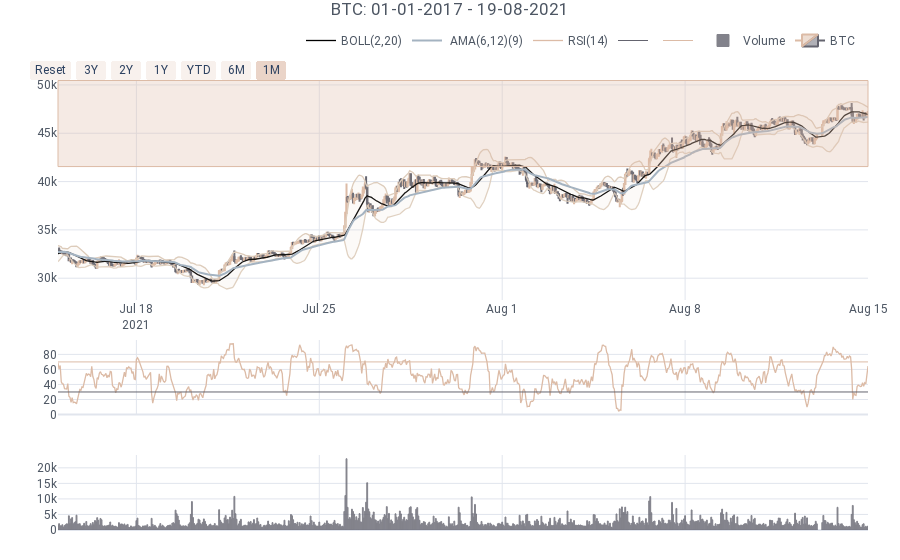

Source (notebook cell):
### Code cell
charts.quant_chart_int(df,start_date,end_date,ticker=symbol,
                       theme='white',auto_start=auto_start,auto_end=auto_end,
                       asPlot=asPlot,showlegend=True,boll_std=2,boll_periods=20,
                       showboll=True,showrsi=True,rsi_periods=14,showama=True,
                       ama_periods=9,showvol=True,show_price_range=True,
                       textangle=60,tags=None)

### Figure 1 — Plotly figure (JSON) as saved in the notebook; plotly's stock layout.template omitted (floating-point values rounded to 4 significant figures; data arrays with more than 128 entries replaced by an {"elided": "..."} marker saying what was removed)
{"data": [{"legendgroup": "BOLL(2,20)", "line": {"color": "rgba(0, 0, 0, 1.0)", "dash": "solid", "shape": "linear", "width": 1.3}, "mode": "lines", "name": "BOLL(2,20)", "showlegend": true, "text": "", "type": "scatter", "x": {"elided": "1000 str values"}, "y": {"elided": "1000 mixed values"}, "yaxis": "y2"}, {"legendgroup": "BOLL(2,20)", "line": {"color": "rgba(221, 204, 187, 1.0)", "dash": "solid", "shape": "linear", "width": 1.3}, "mode": "lines", "name": "UPPER(20)", "showlegend": false, "text": "", "type": "scatter", "x": {"elided": "1000 str values"}, "y": {"elided": "1000 mixed values"}, "yaxis": "y2"}, {"fill": "tonexty", "fillcolor": "rgba(221, 204, 187, 0.1)", "legendgroup": "BOLL(2,20)", "line": {"color": "rgba(221, 204, 187, 0.8999999999999999)", "dash": "solid", "shape": "linear", "width": 1.3}, "mode": "lines", "name": "LOWER(20)", "showlegend": false, "text": "", "type": "scatter", "x": {"elided": "1000 str values"}, "y": {"elided": "1000 mixed values"}, "yaxis": "y2"}, {"line": {"color": "rgba(164, 179, 193, 1.0)", "dash": "solid", "shape": "linear", "width": 2}, "mode": "lines", "name": " AMA(6,12)(9)", "text": "", "type": "scatter", "x": {"elided": "1000 str values"}, "y": {"elided": "1000 mixed values"}, "yaxis": "y2"}, {"line": {"color": "rgba(220, 187, 166, 1.0)", "dash": "solid", "shape": "linear", "width": 1.3}, "mode": "lines", "name": "RSI(14)", "text": "", "type": "scatter", "x": {"elided": "1000 str values"}, "y": {"elided": "1000 mixed values"}, "yaxis": "y3"}, {"line": {"color": "#64646F", "width": 1}, "mode": "lines", "name": "", "text": "", "type": "scatter", "x": {"elided": "1000 str values"}, "y": {"elided": "1000 int values"}, "yaxis": "y3"}, {"line": {"color": "#DCBBA6", "width": 1}, "mode": "lines", "name": "", "text": "", "type": "scatter", "x": {"elided": "1000 str values"}, "y": {"elided": "1000 int values"}, "yaxis": "y3"}, {"legendgroup": "Volume", "marker": {"color": {"elided": "1000 str values"}, "line": {"color": {"elided": "1000 str values"}, "width": 1}}, "name": "Volume", "opacity": 0.8, "orientation": "v", "showlegend": true, "text": "", "type": "bar", "x": {"elided": "1000 str values"}, "y": {"elided": "1000 int values"}, "yaxis": "y4"}, {"close": {"elided": "1000 float values"}, "decreasing": {"line": {"color": "#64646F"}}, "high": {"elided": "1000 float values"}, "increasing": {"line": {"color": "#DCBBA6"}}, "low": {"elided": "1000 float values"}, "name": "BTC", "open": {"elided": "1000 float values"}, "showlegend": true, "type": "candlestick", "x": {"elided": "1000 str values"}, "yaxis": "y2"}], "layout": {"font": {"family": "Roboto"}, "legend": {"bgcolor": "#FFFFFF", "font": {"color": "#4D5663"}, "orientation": "h", "x": 0.3, "y": 0.95, "yanchor": "bottom"}, "margin": {"b": 30, "l": 30, "r": 30, "t": 30}, "paper_bgcolor": "#FFFFFF", "plot_bgcolor": "#FFFFFF", "shapes": [{"fillcolor": "rgba(220, 187, 166, 0.3)", "line": {"color": "#DCBBA6", "dash": "solid", "width": 1}, "type": "rect", "x0": 0, "x1": 1, "xref": "paper", "y0": 41550.0, "y1": 50460.0, "yref": "y2"}], "showlegend": true, "title": {"font": {"color": "#4D5663"}, "text": "BTC: 01-01-2017 - 19-08-2021", "x": 0.5}, "xaxis": {"anchor": "y2", "gridcolor": "#E1E5ED", "range": ["2021-07-15", "2021-08-15"], "rangeselector": {"bgcolor": "rgba(248, 241, 237, 1)", "buttons": [{"count": 1, "label": "Reset", "step": "all"}, {"count": 3, "label": "3Y", "step": "year", "stepmode": "backward"}, {"count": 2, "label": "2Y", "step": "year", "stepmode": "backward"}, {"count": 1, "label": "1Y", "step": "year", "stepmode": "backward"}, {"count": 1, "label": "YTD", "step": "year", "stepmode": "todate"}, {"count": 6, "label": "6M", "step": "month", "stepmode": "backward"}, {"count": 1, "label": "1M", "step": "month", "stepmode": "backward"}], "font": {"family": "Roboto", "size": 12}, "visible": true, "x": 0, "y": 0.9}, "rangeslider": {"visible": false}, "showgrid": true, "tickfont": {"color": "#4D5663"}, "title": {"font": {"color": "#4D5663"}, "text": ""}, "zerolinecolor": "#E1E5ED"}, "yaxis": {"gridcolor": "#E1E5ED", "showgrid": true, "showticklabels": false, "tickfont": {"color": "#4D5663"}, "title": {"font": {"color": "#4D5663"}, "text": ""}, "zerolinecolor": "#E1E5ED"}, "yaxis2": {"domain": [0.46, 0.9], "gridcolor": "#E1E5ED", "showgrid": true, "tickfont": {"color": "#4D5663"}, "title": {"font": {"color": "#4D5663"}, "text": ""}, "zerolinecolor": "#E1E5ED"}, "yaxis3": {"domain": [0.23, 0.38], "gridcolor": "#E1E5ED", "showgrid": true, "tickfont": {"color": "#4D5663"}, "title": {"font": {"color": "#4D5663"}, "text": ""}, "zerolinecolor": "#E1E5ED"}, "yaxis4": {"domain": [0, 0.15], "gridcolor": "#E1E5ED", "showgrid": true, "tickfont": {"color": "#4D5663"}, "title": {"font": {"color": "#4D5663"}, "text": ""}, "zerolinecolor": "#E1E5ED"}}}
